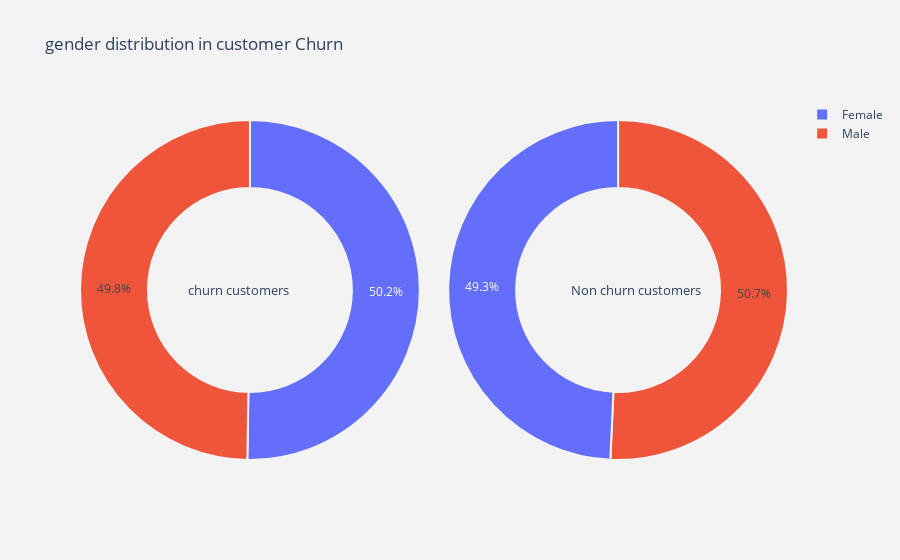
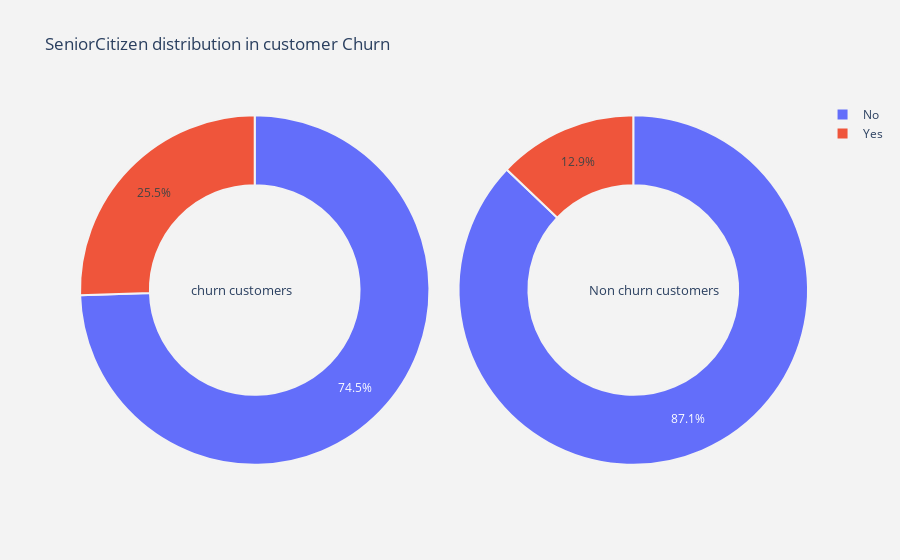
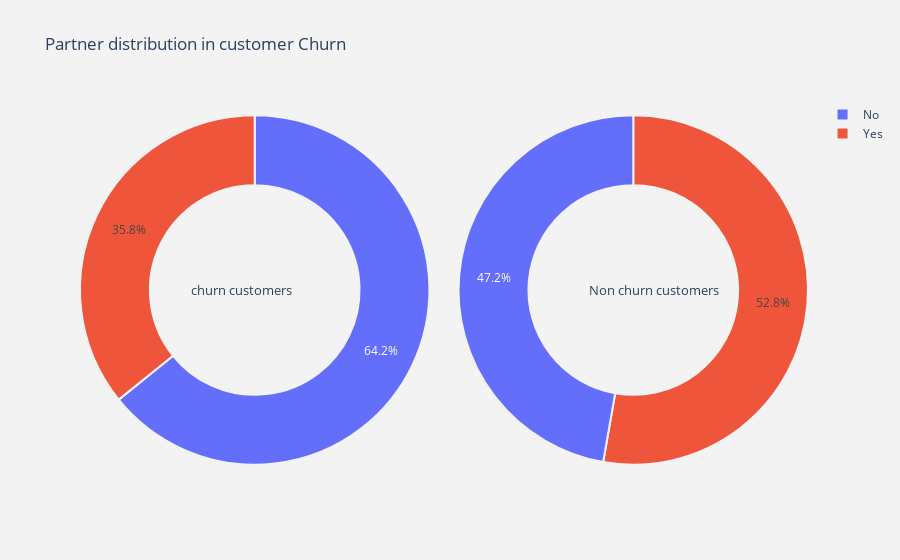
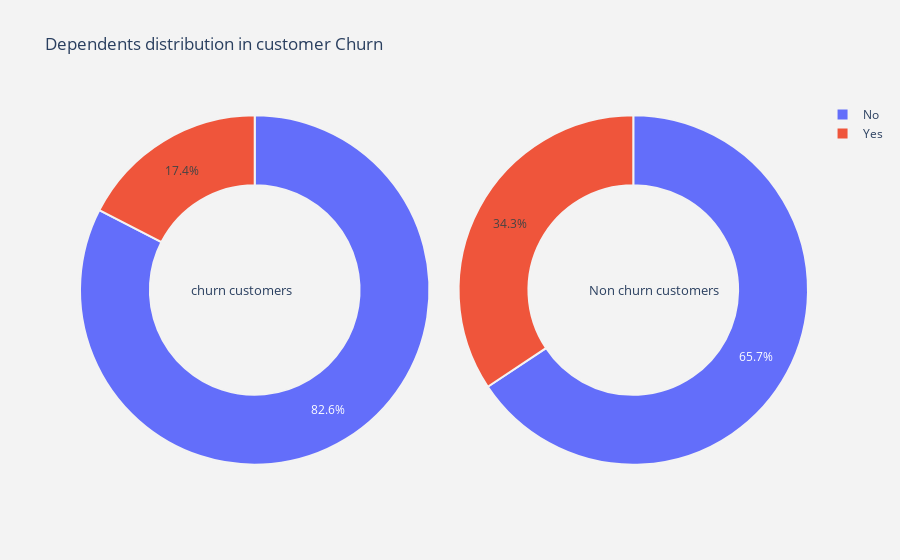

Write notebook code for charts like these, in order.
### Code cell
# for all categorical columns plot pie

for i in cat_cols :
    plot_pie(i)

### Figure 1 — Plotly figure (JSON) as saved in the notebook; plotly's stock layout.template omitted (floating-point values rounded to 4 significant figures)
{"data": [{"domain": {"x": [0, 0.48]}, "hole": 0.6, "hoverinfo": "label+percent+name", "labels": ["Female", "Male"], "marker": {"line": {"color": "rgb(243,243,243)", "width": 2}}, "name": "Churn Customers", "type": "pie", "values": [939, 930]}, {"domain": {"x": [0.52, 1]}, "hole": 0.6, "hoverinfo": "label+percent+name", "labels": ["Male", "Female"], "marker": {"line": {"color": "rgb(243,243,243)", "width": 2}}, "name": "Non churn customers", "type": "pie", "values": [2619, 2544]}], "layout": {"annotations": [{"font": {"size": 13}, "showarrow": false, "text": "churn customers", "x": 0.15, "y": 0.5}, {"font": {"size": 13}, "showarrow": false, "text": "Non churn customers", "x": 0.88, "y": 0.5}], "paper_bgcolor": "rgb(243,243,243)", "plot_bgcolor": "rgb(243,243,243)", "title": {"text": "gender distribution in customer Churn "}}}

### Figure 2 — Plotly figure (JSON) as saved in the notebook; plotly's stock layout.template omitted (floating-point values rounded to 4 significant figures)
{"data": [{"domain": {"x": [0, 0.48]}, "hole": 0.6, "hoverinfo": "label+percent+name", "labels": ["No", "Yes"], "marker": {"line": {"color": "rgb(243,243,243)", "width": 2}}, "name": "Churn Customers", "type": "pie", "values": [1393, 476]}, {"domain": {"x": [0.52, 1]}, "hole": 0.6, "hoverinfo": "label+percent+name", "labels": ["No", "Yes"], "marker": {"line": {"color": "rgb(243,243,243)", "width": 2}}, "name": "Non churn customers", "type": "pie", "values": [4497, 666]}], "layout": {"annotations": [{"font": {"size": 13}, "showarrow": false, "text": "churn customers", "x": 0.15, "y": 0.5}, {"font": {"size": 13}, "showarrow": false, "text": "Non churn customers", "x": 0.88, "y": 0.5}], "paper_bgcolor": "rgb(243,243,243)", "plot_bgcolor": "rgb(243,243,243)", "title": {"text": "SeniorCitizen distribution in customer Churn "}}}

### Figure 3 — Plotly figure (JSON) as saved in the notebook; plotly's stock layout.template omitted (floating-point values rounded to 4 significant figures)
{"data": [{"domain": {"x": [0, 0.48]}, "hole": 0.6, "hoverinfo": "label+percent+name", "labels": ["No", "Yes"], "marker": {"line": {"color": "rgb(243,243,243)", "width": 2}}, "name": "Churn Customers", "type": "pie", "values": [1200, 669]}, {"domain": {"x": [0.52, 1]}, "hole": 0.6, "hoverinfo": "label+percent+name", "labels": ["Yes", "No"], "marker": {"line": {"color": "rgb(243,243,243)", "width": 2}}, "name": "Non churn customers", "type": "pie", "values": [2724, 2439]}], "layout": {"annotations": [{"font": {"size": 13}, "showarrow": false, "text": "churn customers", "x": 0.15, "y": 0.5}, {"font": {"size": 13}, "showarrow": false, "text": "Non churn customers", "x": 0.88, "y": 0.5}], "paper_bgcolor": "rgb(243,243,243)", "plot_bgcolor": "rgb(243,243,243)", "title": {"text": "Partner distribution in customer Churn "}}}

### Figure 4 — Plotly figure (JSON) as saved in the notebook; plotly's stock layout.template omitted (floating-point values rounded to 4 significant figures)
{"data": [{"domain": {"x": [0, 0.48]}, "hole": 0.6, "hoverinfo": "label+percent+name", "labels": ["No", "Yes"], "marker": {"line": {"color": "rgb(243,243,243)", "width": 2}}, "name": "Churn Customers", "type": "pie", "values": [1543, 326]}, {"domain": {"x": [0.52, 1]}, "hole": 0.6, "hoverinfo": "label+percent+name", "labels": ["No", "Yes"], "marker": {"line": {"color": "rgb(243,243,243)", "width": 2}}, "name": "Non churn customers", "type": "pie", "values": [3390, 1773]}], "layout": {"annotations": [{"font": {"size": 13}, "showarrow": false, "text": "churn customers", "x": 0.15, "y": 0.5}, {"font": {"size": 13}, "showarrow": false, "text": "Non churn customers", "x": 0.88, "y": 0.5}], "paper_bgcolor": "rgb(243,243,243)", "plot_bgcolor": "rgb(243,243,243)", "title": {"text": "Dependents distribution in customer Churn "}}}
